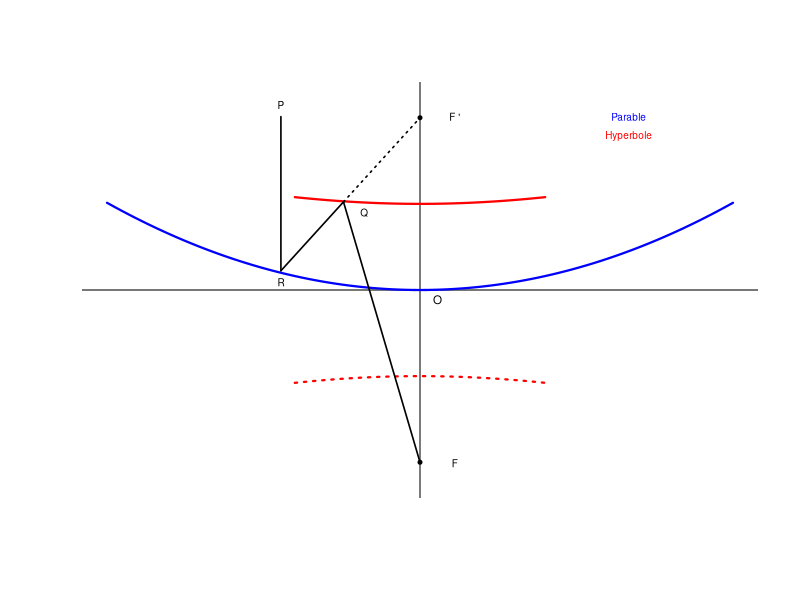

The R script that drew this image:
#Cassegrain's telescope

x_h <- seq(-0.18,0.18,0.01)
x_p <- seq(-0.45,0.45,0.01)
x_R <- seq(-0.11,0,0.01)
x_Rp <- seq(-0.2,-0.11,0.01)
a <- 0.1
b <- 0.2
k_d <- 4*sqrt(a^2+b^2)
c <- k_d/4
k <- 1/k_d
x_r <- -0.2
y_r <- seq(0.45, 0.05, -0.001)
y_R <- 1.986068*x_R + 0.4472136
y_Rp <- 1.986068*x_Rp + 0.4472136

x_Rf <- c(-0.11,0)
y_Rf <- c(1.986068*(-0.11) + 0.4472136, -2*c) 

x_f <- c(0,0)
y_f <- c(2*c,-2*c)
y_ha <- (a/b)*sqrt(x_h^2+b)
y_hb <- -(a/b)*sqrt(x_h^2+b)
y_p <- k*x_p^2
xex <- 0
yex <- seq(-2.5,2.5,0.01)
xey <- seq(-2.5,2.5,0.01)
yey <- 0

dfex <- data.frame(xex,yex)
dfey <- data.frame(xey,yey)
df_h <- data.frame(x_h,y_ha)
df_hb <- data.frame(x_h,y_hb)
df_p <- data.frame(x_p,y_p)
df_f <- data.frame(x_f,y_f)
df_r <- data.frame(x_r,y_r)
df_R <- data.frame(x_R,y_R)
df_Rp <- data.frame(x_Rp,y_Rp)
df_Rf <- data.frame(x_Rf,y_Rf)

plot(df_f$x_f, df_f$y_f, pch = 20, xlim = c(-0.45,0.45), ylim = c(-0.5,0.5), xlab = "", ylab = "",cex = 0.8, col = "black", axes =FALSE)
     
lines(dfex$yex,dfex$xex,  lwd = 1)
lines(dfey$yey,dfey$xey, lwd = 1 )
lines(df_h$x_h,df_h$y_ha, lwd = 2.2, col = "red")
lines(df_hb$x_h,df_hb$y_hb, lwd = 2.2, lty=3, col = "red")
lines(df_p$x_p,df_p$y_p, lwd = 2.2, col = "blue")
lines(df_r$x_r,df_r$y_r, lwd = 1.6, col = "black")
lines(df_R$x_R,df_R$y_R, lwd = 1.6, lty=3, col = "black")
lines(df_Rp$x_Rp,df_Rp$y_Rp, lwd = 1.6, lty=1, col = "black")
lines(df_Rf$x_Rf,df_Rf$y_Rf, lwd = 1.6, lty=1, col = "black")
text(0.025,-0.025,"O",  col = "black", cex = 0.7)
text(0.05,0.45,"F '",  col = "black", cex = 0.6)
text(0.05,-0.45,"F",  col = "black", cex = 0.6)
text(-0.2,0.48,"P",  col = "black", cex = 0.6)
text(-0.2,0.02,"R",  col = "black", cex = 0.6)
text(-0.08,0.2,"Q",  col = "black", cex = 0.6)
text(0.3,0.45,"Parable",  col = "blue", cex = 0.6)
text(0.3,0.4,"Hyperbole",  col = "red", cex = 0.6)

